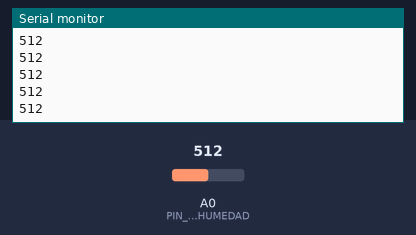
A sketch run on a simulated Arduino Uno, built with avr-gcc and run on an emulated ATmega328P. Shown: the last lines printed to the serial monitor. The test bench sets the inputs (shaded band); at power-on: A0 (PIN_SENSOR_HUMEDAD) = 512.

Above: at 1.2 s.
1.3 s: A0 (PIN_SENSOR_HUMEDAD) set to 716
At 1.32 s:
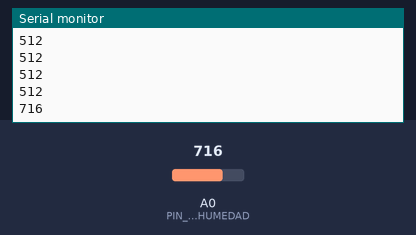
2.8 s: A0 (PIN_SENSOR_HUMEDAD) set to 900
At 2.83 s:
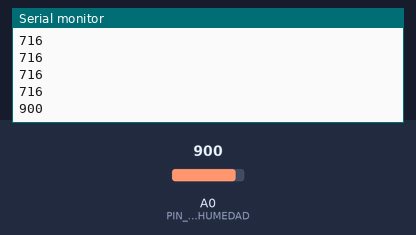
Timing chart, 0 to 5.8 s (numbered marks = the images above; inputs shaded):
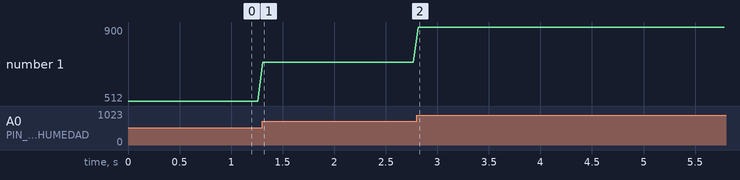

The sketch:

_7.10_-_Humedad-analogica.ino
```cpp
/*
Curso de Arduino

Medimos la huedad del suelo con un sensor analogico

Conexiones

Pin positivo a 5V
Pin negativo a GND
Pin A0 a A0

by JAVacasM
 */


/* ==== Includes - Librerias==== */

/* ====  END Includes ==== */

/* ==== Defines - Constantes ==== */
#define PIN_SENSOR_HUMEDAD A0
#define ESPERA 50
/* ==== END Defines ==== */

/* ==== Variables Globales ==== */
/* ==== END Global Variables ==== */


/* ==== Funciones a usar - Prototipos ==== */

/* ==== END Prototipos ==== */

/* ==== Setup - Configuracion ==== */
void setup() {
Serial.begin(9600);
}
/* ==== END Setup ==== */

/* ==== Loop - Codigo que se repite==== */
void loop() {
  int iValorHumedad=analogRead(PIN_SENSOR_HUMEDAD);
  Serial.println(iValorHumedad);

  delay(ESPERA);
}
/* ==== End Loop ==== */

/* ==== Funciones ==== */

/* ==== END Functions ==== */
```

Measured:
- after the input at 1.3 s, the serial monitor: prints a new line at once (image 1)
- after the input at 2.8 s, the serial monitor: prints a new line at once (image 2)
- plotted number 1: 512 → 716 after the input at 1.3 s, 716 → 900 after the input at 2.8 s
